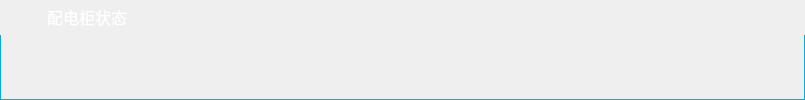
        <widget class="QWidget" name="wgt_spds" native="true">
         <property name="sizePolicy">
          <sizepolicy hsizetype="Preferred" vsizetype="Preferred">
           <horstretch>0</horstretch>
           <verstretch>0</verstretch>
          </sizepolicy>
         </property>
         <property name="minimumSize">
          <size>
           <width>0</width>
           <height>0</height>
          </size>
         </property>
         <property name="styleSheet">
          <string notr="true">/*QWidget#wgt_spds{
background:transparent;
border-image: url(:/image/dev_border.png);
border-bottom:0px solid rgb(73, 118, 237);
border-top:0px solid rgb(73, 118, 237);
}*/</string>
         </property>
         <layout class="QVBoxLayout" name="verticalLayout_5">
          <property name="spacing">
           <number>0</number>
          </property>
          <property name="leftMargin">
           <number>0</number>
          </property>
          <property name="topMargin">
           <number>0</number>
          </property>
          <property name="rightMargin">
           <number>0</number>
          </property>
          <property name="bottomMargin">
           <number>0</number>
          </property>
          <item>
           <widget class="QFrame" name="frame_3">
            <property name="minimumSize">
             <size>
              <width>0</width>
              <height>35</height>
             </size>
            </property>
            <property name="maximumSize">
             <size>
              <width>16777215</width>
              <height>35</height>
             </size>
            </property>
            <property name="styleSheet">
             <string notr="true">QFrame#frame_3{color: rgb(255, 255, 255);
border-image: url(:/image/border_up.png);
}
 </string>
            </property>
            <property name="frameShape">
             <enum>QFrame::NoFrame</enum>
            </property>
            <property name="frameShadow">
             <enum>QFrame::Raised</enum>
            </property>
            <layout class="QHBoxLayout" name="horizontalLayout_3">
             <property name="spacing">
              <number>6</number>
             </property>
             <property name="leftMargin">
              <number>10</number>
             </property>
             <property name="topMargin">
              <number>2</number>
             </property>
             <property name="rightMargin">
              <number>0</number>
             </property>
             <property name="bottomMargin">
              <number>2</number>
             </property>
             <item>
              <widget class="QLabel" name="label_5">
               <property name="minimumSize">
                <size>
                 <width>8</width>
                 <height>8</height>
                </size>
               </property>
               <property name="maximumSize">
                <size>
                 <width>8</width>
                 <height>8</height>
                </size>
               </property>
               <property name="styleSheet">
                <string notr="true">border-image: url(:/image/dot.png);</string>
               </property>
               <property name="text">
                <string/>
               </property>
              </widget>
             </item>
             <item>
              <widget class="QLabel" name="label_6">
               <property name="minimumSize">
                <size>
                 <width>17</width>
                 <height>26</height>
                </size>
               </property>
               <property name="maximumSize">
                <size>
                 <width>17</width>
                 <height>26</height>
                </size>
               </property>
               <property name="styleSheet">
                <string notr="true"> border-image: url(:/image/spds.png);</string>
               </property>
               <property name="text">
                <string/>
               </property>
              </widget>
             </item>
             <item>
              <widget class="QLabel" name="lblSpdsStatus">
               <property name="minimumSize">
                <size>
                 <width>0</width>
                 <height>30</height>
                </size>
               </property>
               <property name="maximumSize">
                <size>
                 <width>16777215</width>
                 <height>30</height>
                </size>
               </property>
               <property name="font">
                <font>
                 <pointsize>12</pointsize>
                </font>
               </property>
               <property name="styleSheet">
                <string notr="true">color: rgb(255, 255, 255);</string>
               </property>
               <property name="text">
                <string>配电柜状态</string>
               </property>
              </widget>
             </item>
             <item>
              <spacer name="horizontalSpacer_3">
               <property name="orientation">
                <enum>Qt::Horizontal</enum>
               </property>
               <property name="sizeHint" stdset="0">
                <size>
                 <width>678</width>
                 <height>20</height>
                </size>
               </property>
              </spacer>
             </item>
            </layout>
           </widget>
          </item>
          <item>
           <widget class="QWidget" name="spds_item" native="true">
            <property name="sizePolicy">
             <sizepolicy hsizetype="Preferred" vsizetype="Preferred">
              <horstretch>0</horstretch>
              <verstretch>0</verstretch>
             </sizepolicy>
            </property>
            <property name="minimumSize">
             <size>
              <width>0</width>
              <height>0</height>
             </size>
            </property>
            <property name="styleSheet">
             <string notr="true">QWidget#spds_item{
color: rgb(255, 255, 255);
border-bottom:1px solid #01ADDE;
border-right:1px solid #01ADDE;
border-left:1px solid #01ADDE;
border-radius:opx;font:13pt;
}</string>
            </property>
           </widget>
          </item>
         </layout>
        </widget>
